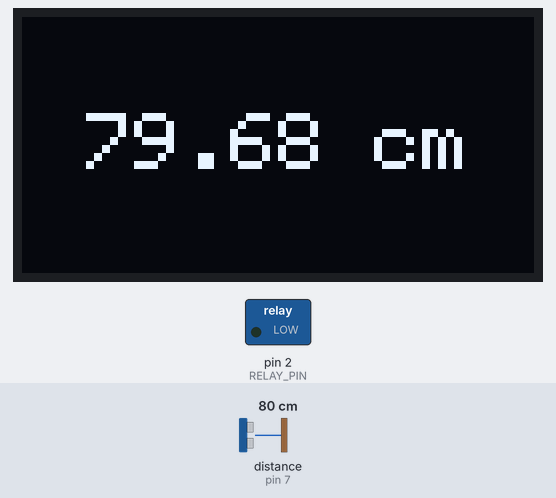
A sketch run on a simulated Arduino Uno, built with avr-gcc and run on an emulated ATmega328P. On the bench: 128×64 one-colour display, switched loads named in the sketch (green lamp = pin HIGH). Wiring (inferred from the names in the program): ultrasonic range finder: trigger pin 8; echo pin 7. Inputs (shaded band) come from the test bench; at power-on: distance to the obstacle (sensor on pin 7) 80 cm. The echo pulse lasts 58.3 µs per cm; pins used as bus, display or sensor lines are not drawn; what the sketch prints to the serial monitor is not drawn.

Above: at 3.2 s.
3.3 s: distance to the obstacle (sensor on pin 7) set to 12 cm
At 4.9 s:
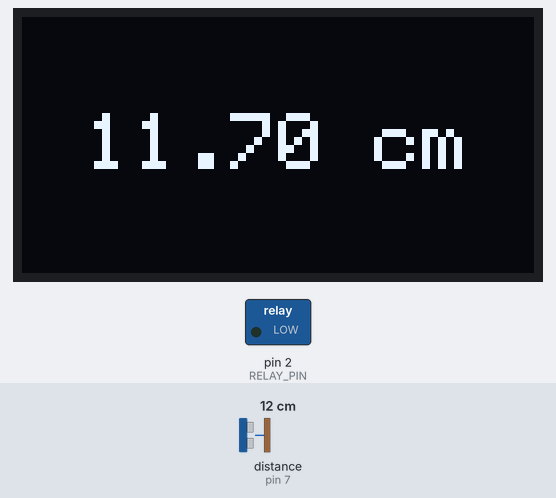
6.6 s: distance to the obstacle (sensor on pin 7) set to 9 cm
At 9.1 s:
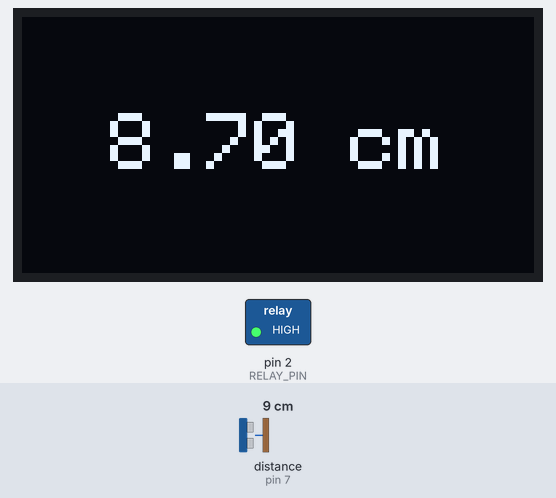
9.7 s: distance to the obstacle (sensor on pin 7) set to 35 cm
At 11.6 s:
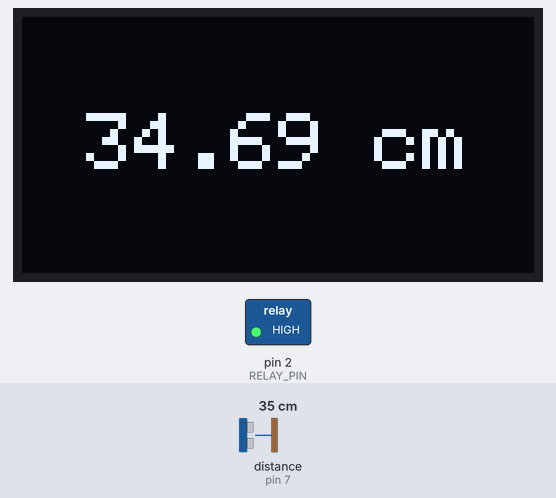
Timing chart, 0 to 13.1 s (numbered marks = the images above; inputs shaded):
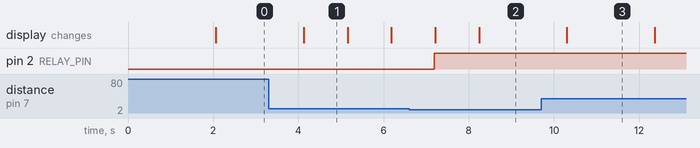

The sketch:

Code_water_tank.ino
```cpp
#include <Wire.h>
#include <Adafruit_GFX.h>
#include <Adafruit_SSD1306.h>

#define SCREEN_WIDTH 128 // OLED display width,  in pixels
#define SCREEN_HEIGHT 64 // OLED display height, in pixels

const int TRIG_PIN   = 8; // Arduino pin connected to Ultrasonic Sensor's TRIG pin
const int ECHO_PIN   = 7; // Arduino pin connected to Ultrasonic Sensor's ECHO pin
const int RELAY_PIN  = 2; // Arduino pin connected to Relay

Adafruit_SSD1306 oled(SCREEN_WIDTH, SCREEN_HEIGHT, &Wire, -1); // create SSD1306 display object connected to I2C

String tempString;

void setup() {
  Serial.begin(9600);
  pinMode(TRIG_PIN, OUTPUT); // Set TRIG_PIN as OUTPUT
  pinMode(ECHO_PIN, INPUT);  // Set ECHO_PIN as INPUT
  pinMode(RELAY_PIN, OUTPUT); // Set RELAY_PIN as OUTPUT

  // initialize OLED display with address 0x3C for 128x64
  if (!oled.begin(SSD1306_SWITCHCAPVCC, 0x3C)) {
    Serial.println(F("SSD1306 allocation failed"));
    while (true);
  }

  delay(2000);         // wait for initializing
  oled.clearDisplay(); // clear display

  oled.setTextSize(2);      // text size
  oled.setTextColor(WHITE); // text color
  oled.setCursor(0, 10);    // position to display

  tempString.reserve(10);   // to avoid fragmenting memory when using String
}

void loop() {
  // generate 10-microsecond pulse to TRIG pin
  digitalWrite(TRIG_PIN, LOW);  // Ensure the TRIG_PIN is LOW before the pulse
  delayMicroseconds(2);          // Small delay for safety
  digitalWrite(TRIG_PIN, HIGH);
  delayMicroseconds(10);
  digitalWrite(TRIG_PIN, LOW);

  // measure duration of pulse from ECHO pin
  long duration_us = pulseIn(ECHO_PIN, HIGH);
  // calculate the distance
  float distance_cm = duration_us * 0.0343 / 2; // Divide by 2 as we are calculating one-way distance

  // Control the relay based on distance
  if (distance_cm >= 50) {
    digitalWrite(RELAY_PIN, LOW); // Turn on relay if distance is 50 cm or above
  } else if (distance_cm <= 10) {
    digitalWrite(RELAY_PIN, HIGH);  // Turn off relay if distance is 10 cm or below
  }

  // print the value to Serial Monitor
  Serial.print("distance: ");
  Serial.print(distance_cm);
  Serial.println(" cm");

  tempString  = String(distance_cm, 2); // two decimal places
  tempString += " cm";

  Serial.println(tempString);    // print the distance in cm to Serial Monitor
  oledDisplayCenter(tempString); // display distance on OLED

  delay(1000);
}

void oledDisplayCenter(String text) {
  int16_t x1, y1;
  uint16_t width, height;

  oled.getTextBounds(text, 0, 0, &x1, &y1, &width, &height);

  // display on horizontal and vertical center
  oled.clearDisplay(); // clear display
  oled.setCursor((SCREEN_WIDTH - width) / 2, (SCREEN_HEIGHT - height) / 2);
  oled.println(text); // text to display
  oled.display();
}
```

Measured:
- the behaviour switches between 11 and 10 cm on distance to the obstacle (sensor on pin 7) (found by bisection; images 1 and 2)
- after the input at 3.3 s, the display: changes after 0.83 s (image 1)
- after the input at 6.6 s, pin 2 (RELAY_PIN): LOW → HIGH after 0.59 s; the display: first changes after 0.61 s (image 2 shows a later state)
- after the input at 9.7 s, the display: changes after 0.60 s (image 3)
- what the display in image 1 shows lasts 1.1 s, from 4.1 s to 5.2 s
